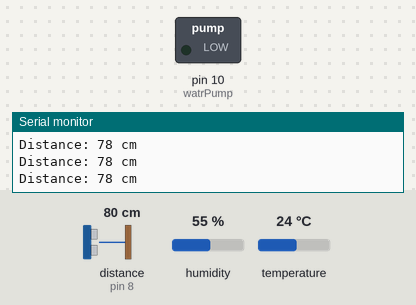
Bench run of a sketch on a simulated Arduino Uno, built with avr-gcc and run on an emulated ATmega328P. Parts: switched loads named in the sketch (green lamp = pin HIGH), the last lines printed to the serial monitor. Wiring (inferred from the names in the program): ultrasonic range finder: trigger pin 7; echo pin 8. The test bench sets the inputs (shaded band); at power-on: distance to the obstacle (sensor on pin 8) 80 cm, humidity 55 %, temperature 24 °C. The echo pulse lasts 58.3 µs per cm; pins used as bus, display or sensor lines are not drawn.

Above: at 1.2 s.
1.3 s: distance to the obstacle (sensor on pin 8) set to 18 cm
2.8 s: distance to the obstacle (sensor on pin 8) set to 15 cm
At 3.8 s:
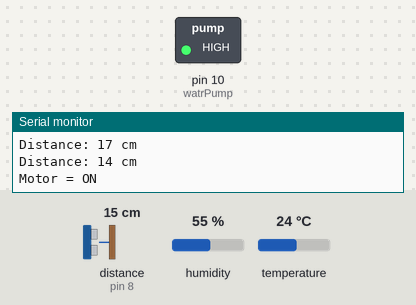
Timing chart, 0 to 5.8 s (numbered marks = the images above; inputs shaded):
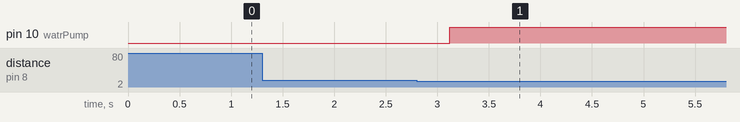

The sketch:

Main_code.ino
```cpp
#include <dht.h>
#include<LiquidCrystal.h>
// defines variables
dht DHT;
#define DHT11_PIN 9
LiquidCrystal lcd(12,11,5,4,3,2);
long duration; // variable for the duration of sound wave travel
int distance; // variable for the distance measurement
const int trigPin=7;
const int echoPin=8;
#define watrPump 10
void setup() {
  Serial.begin(9600); // Serial Communication is starting with 9600 of baudrate speed
  pinMode(watrPump, OUTPUT);
  pinMode(trigPin, OUTPUT); //Sets the trigPin as an OUTPUT
  pinMode(echoPin, INPUT); //Sets the echoPin as an INPUT

}
void loop() {
  // Clears the trigPin condition
  digitalWrite(trigPin, LOW);
  delayMicroseconds(2);
  // Sets the trigPin HIGH (ACTIVE) for 10 microseconds
  digitalWrite(trigPin, HIGH);
  delayMicroseconds(10);
  digitalWrite(trigPin, LOW);
  // Reads the echoPin, returns the sound wave travel time in microseconds
  duration = pulseIn(echoPin, HIGH);
  // Calculating the distance
  distance = duration * 0.034 / 2; // Speed of sound wave divided by 2 (go and back)
  // Displays the distance on the Serial Monitor
  Serial.print("Distance: ");
  Serial.print(distance);
  Serial.println(" cm");
if(distance <=15) //You can adjust the distance in cm
{
    delay(300);//initial delay
  digitalWrite(watrPump, HIGH);
   Serial.println("Motor = ON");
  int chk = DHT.read11(DHT11_PIN);
   lcd.setCursor(0,1);
   lcd.print("Tmp:");
   lcd.print(DHT.temperature);
   delay(3000);
   lcd.clear();
  Serial.print("Temperature = ");
  Serial.println(DHT.temperature);

}
else
digitalWrite(watrPump, LOW); // To turn off the Water pump
}
```

Measured:
- the behaviour switches between 17 and 16 cm on distance to the obstacle (sensor on pin 8) (found by bisection; images 0 and 1)
- after the input at 2.8 s, pin 10 (watrPump): LOW → HIGH after 0.32 s
